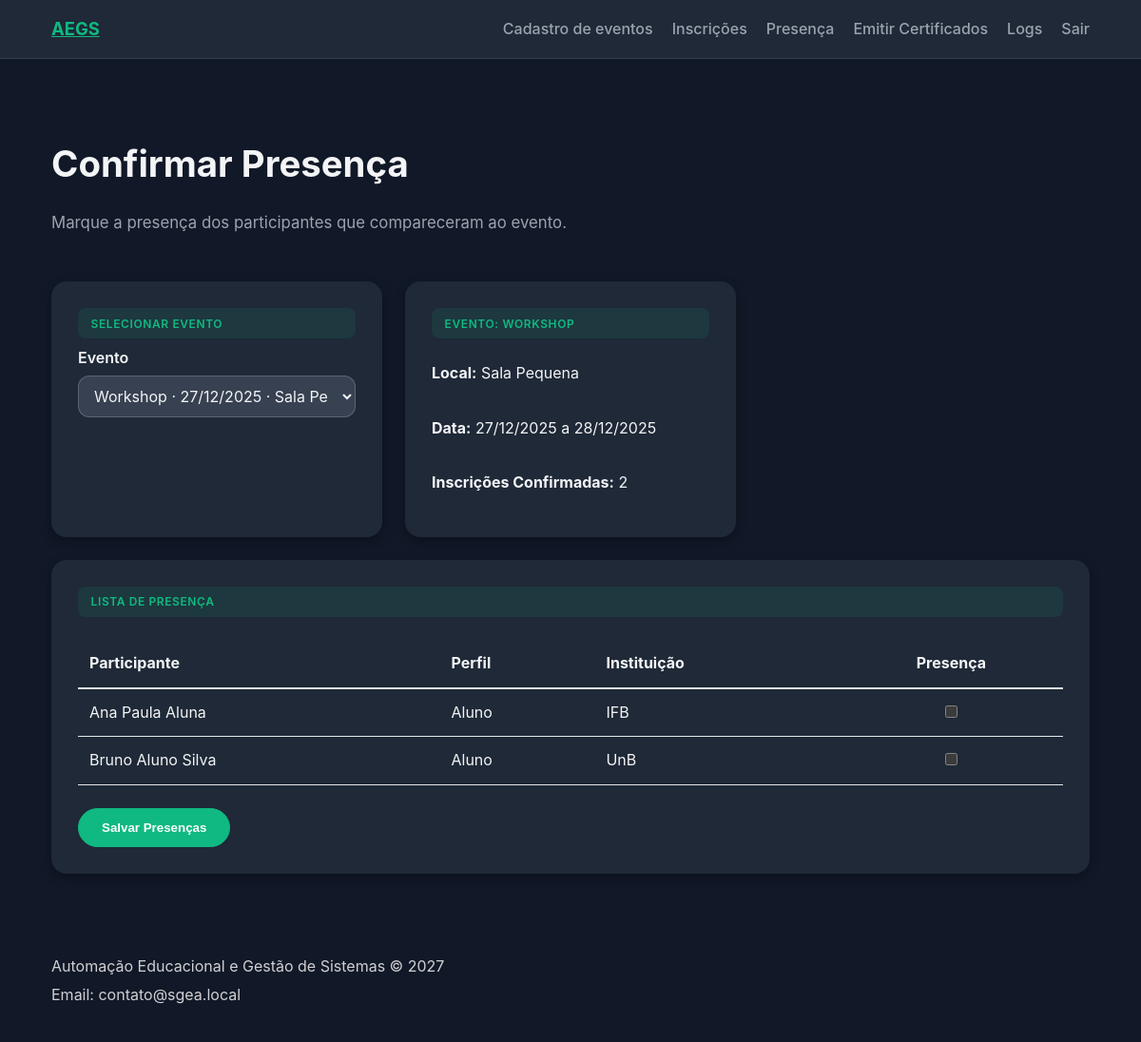
Before: /presenca/?evento=55 (signed in) with the older database file.
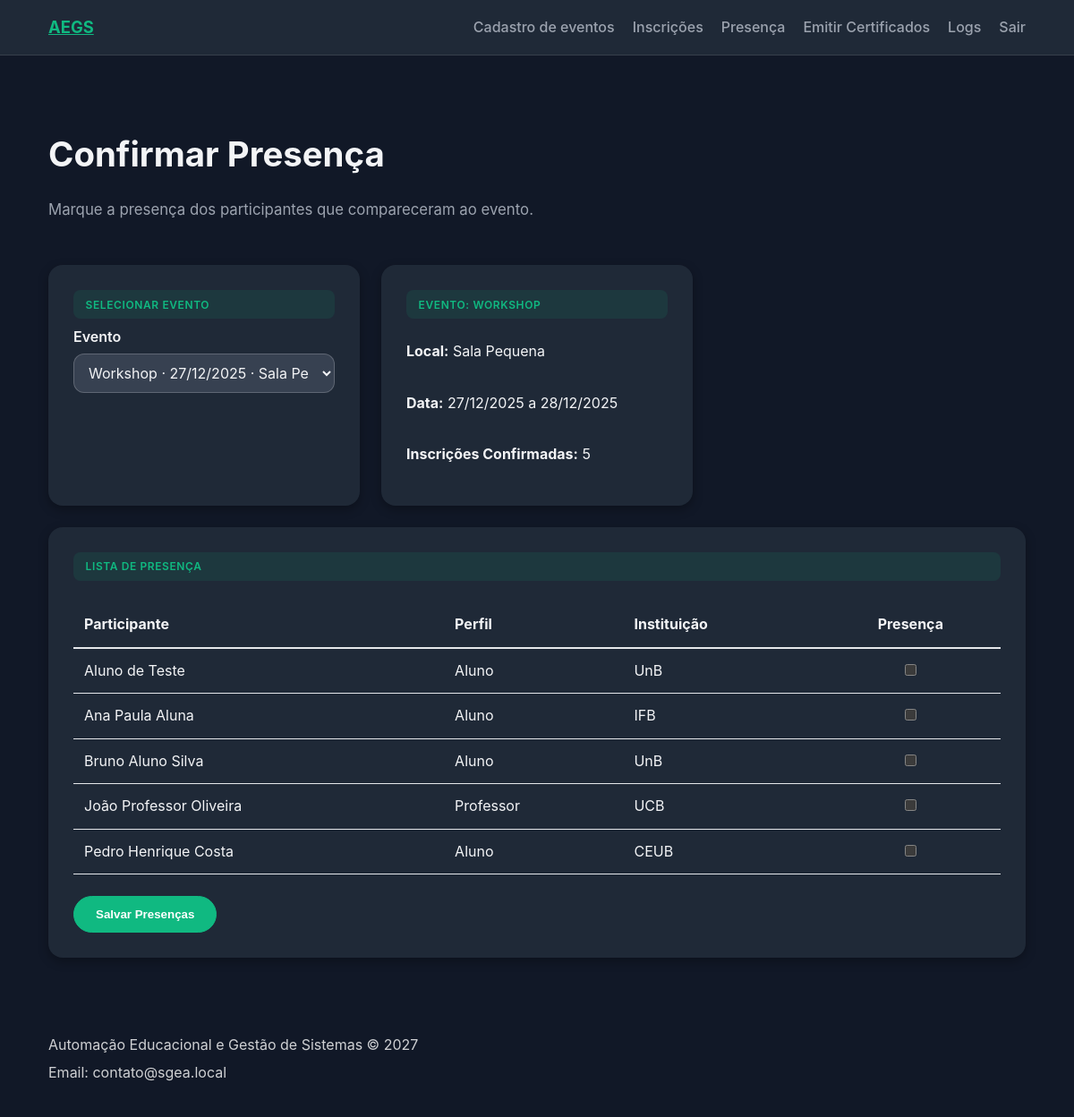
After: the same page with the newer database file.
### api/models.py (models this page shows, shortened)
class Inscricao(models.Model):
    evento = models.ForeignKey(
        Evento,
        on_delete=models.CASCADE,
        related_name="inscricoes",
    )
    participante = models.ForeignKey(
        Usuario,
        on_delete=models.CASCADE,
        related_name="inscricoes",
        limit_choices_to=Q(perfil__in=[PerfilChoices.ALUNO, PerfilChoices.PROFESSOR])
    )
    status = models.CharField(
        max_length=15,
        choices=InscricaoStatus.choices,
        default=InscricaoStatus.PENDENTE,
    )
    data_inscricao = models.DateTimeField(auto_now_add=True)
    atualizado_em = models.DateTimeField(auto_now=True)
    presenca_confirmada = models.BooleanField(default=False)
    class Meta:
        unique_together = ("evento", "participante")
        indexes = [
            models.Index(fields=["evento", "status"]),
            models.Index(fields=["participante"]),
        ]
        constraints = [
            models.CheckConstraint(
                name="inscricao_status_valido",
                check=Q(status__in=[choice[0] for choice in InscricaoStatus.choices])
            ),
        ]

class Usuario(AbstractUser):
    nome = models.CharField(max_length=120)
    telefone = models.CharField(max_length=20)
    instituicao = models.CharField(
        max_length=20,
        choices=InstituicaoChoices.choices,
        blank=True,
        null=True,
        help_text="Obrigatório para perfis ALUNO e PROFESSOR."
    )
    perfil = models.CharField(
        max_length=20,
        choices=PerfilChoices.choices
    )
    class Meta:
        constraints = [
            models.CheckConstraint(
                name="instituicao_required_for_aluno_prof",
                check=(
                    ~Q(perfil__in=[PerfilChoices.ALUNO, PerfilChoices.PROFESSOR]) |
                    (Q(instituicao__isnull=False) & ~Q(instituicao=""))
                )
            )
        ]
        indexes = [
            models.Index(fields=["perfil"]),
        ]

### api/views.py (the view, shortened to what this page needs)
# urls.py: path('presenca/', PresencaView.as_view(), name='presenca'),
@method_decorator(organizador_or_admin_required, name='dispatch')
class PresencaView(PostFeedbackMixin, TemplateView):
	template_name = "api/presenca.html"
	def get_context_data(self, **kwargs):
		context = super().get_context_data(**kwargs)
		if self.request.user.perfil == PerfilChoices.ORGANIZADOR:
			context["eventos"] = Evento.objects.filter(
				organizador=self.request.user
			).order_by("-data_inicio")
		else:
			context["eventos"] = Evento.objects.all().order_by("-data_inicio")
		evento_id = self.request.GET.get("evento")
		if evento_id:
			try:
				evento = Evento.objects.get(pk=evento_id)
				if self.request.user.perfil == PerfilChoices.ORGANIZADOR and evento.organizador != self.request.user:
					messages.error(self.request, "Você não tem permissão para gerenciar este evento.")
				else:
					context["evento_selecionado"] = evento
					context["inscricoes"] = Inscricao.objects.filter(
						evento=evento,
						status=InscricaoStatus.CONFIRMADA
					).select_related("participante").order_by("participante__nome")
			except Evento.DoesNotExist:
				pass
		return context

### api/views.py (called while the page is built)
	def get_context_data(self, **kwargs):
		context = super().get_context_data(**kwargs)
		context.setdefault(self.data_context_name, {})
		return context

### api/templates/api/presenca.html (shortened to what the changed rows need)
{% extends 'api/base.html' %}
{% block content %}
<section class="prototype-hero">
    <h1>Confirmar Presença</h1>
</section>
<section class="prototype-grid">
    {% if evento_selecionado %}
        <article class="prototype-card">
            <span class="badge">Evento: {{ evento_selecionado.titulo|default:evento_selecionado.get_tipo_display }}</span>
            <p><strong>Local:</strong> {{ evento_selecionado.local }}</p>
            <p><strong>Data:</strong> {{ evento_selecionado.data_inicio|date:"d/m/Y" }}
                {% if evento_selecionado.data_fim and evento_selecionado.data_fim != evento_selecionado.data_inicio %}
                    a {{ evento_selecionado.data_fim|date:"d/m/Y" }}
                {% endif %}
            </p>
            <p><strong>Inscrições Confirmadas:</strong> {{ inscricoes.count }}</p>
        </article>
        {% if inscricoes %}
            <article class="prototype-card" style="grid-column: 1 / -1;">
                <span class="badge">Lista de Presença</span>
                <form method="post">
                    <table style="width: 100%; border-collapse: collapse; margin-top: 1rem;">
                        <thead>
                            <tr style="border-bottom: 2px solid #e5e7eb;">
                                <th style="text-align: left; padding: 0.75rem;">Participante</th>
                                <th style="text-align: left; padding: 0.75rem;">Perfil</th>
                                <th style="text-align: left; padding: 0.75rem;">Instituição</th>
                                <th style="text-align: center; padding: 0.75rem;">Presença</th>
                            </tr>
                        </thead>
                        <tbody>
                            {% for inscricao in inscricoes %}
                                <tr style="border-bottom: 1px solid #e5e7eb;">
                                    <td style="padding: 0.75rem;">{{ inscricao.participante.nome }}</td>
                                    <td style="padding: 0.75rem;">{{ inscricao.participante.get_perfil_display }}</td>
                                    <td style="padding: 0.75rem;">
                                        {% if inscricao.participante.instituicao %}
                                            {{ inscricao.participante.get_instituicao_display }}
                                        {% else %}
                                            -
                                        {% endif %}
                                    </td>
                                    <td style="text-align: center; padding: 0.75rem;">
                                        <input type="checkbox"
                                               name="presenca_{{ inscricao.pk }}"
                                               {% if inscricao.presenca_confirmada %}checked{% endif %}>
                                    </td>
                                </tr>
                            {% endfor %}
                        </tbody>
                    </table>
                    <div class="form-actions" style="margin-top: 1.5rem;">
                        <button type="submit" class="btn primary">Salvar Presenças</button>
                    </div>
                </form>
            </article>
        {% else %}
            <article class="prototype-card">
                <span class="badge">Info</span>
                <p>Não há inscrições confirmadas para este evento.</p>
            </article>
        {% endif %}
    {% endif %}
</section>
{% endblock %}

Changed rows visible on the page:
added Inscricao: participante.nome "Aluno de Teste", participante.perfil "Aluno", participante.instituicao "UnB"
added Inscricao: participante.nome "João Professor Oliveira", participante.perfil "Professor", participante.instituicao "UCB"
added Inscricao: participante.nome "Pedro Henrique Costa", participante.perfil "Aluno", participante.instituicao "CEUB"
Other visible differences:
{{ inscricoes.count }}: "2" → "5"
